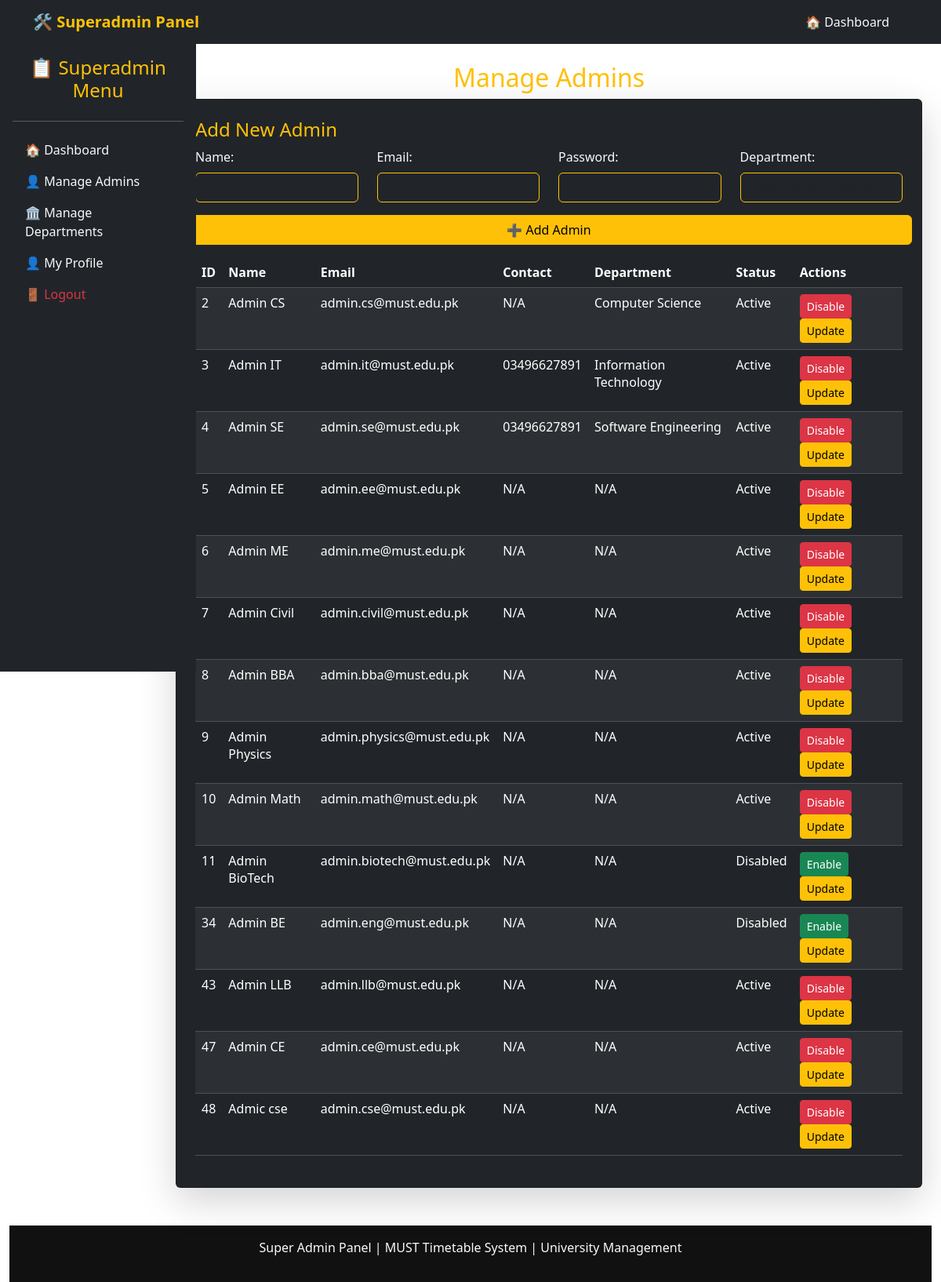
Page /views/superadmin/manage-admins.php (signed in) on the committed database.
### tables this page shows
CREATE TABLE `users` (
  `id` int(11) NOT NULL,
  `name` varchar(255) NOT NULL,
  `email` varchar(255) NOT NULL,
  `password` varchar(255) NOT NULL,
  `role` enum('superadmin','admin','teacher','student') NOT NULL,
  `contact` varchar(255) DEFAULT NULL,
  `profile_pic` varchar(255) DEFAULT 'default-avatar.jpg',
  `created_at` timestamp NOT NULL DEFAULT CURRENT_TIMESTAMP,
  `contact_number` varchar(15) DEFAULT NULL,
  `specialty` varchar(255) DEFAULT NULL,
  `department_id` int(11) DEFAULT NULL,
  `is_active` tinyint(1) DEFAULT '1',
  `roll_no` varchar(20) DEFAULT NULL
);

CREATE TABLE `departments` (
  `id` int(11) NOT NULL,
  `name` varchar(255) NOT NULL,
  `admin_id` int(11) DEFAULT NULL,
  `timetables_created` int(11) DEFAULT '0'
);

### models/UserModel.php (called while the page is built, shortened)
<?php
require_once '../../config/database.php';
class UserModel {
    private $conn;
    public function __construct() {
        global $conn;
        $this->conn = $conn;
    }
    public function getAllUsers() {
        $stmt = $this->conn->prepare("SELECT u.*, d.name AS department_name
                                      FROM users u
                                      LEFT JOIN departments d ON u.department_id = d.id
                                      WHERE u.role = 'admin'");
        $stmt->execute();
        return $stmt->fetchAll(PDO::FETCH_ASSOC);
    }
}
?>

### views/superadmin/manage-admins.php (the view, shortened to what this page needs)
<?php
include '../../components/superadmin-header.php';
require_once '../../controllers/SuperAdminController.php';
require_once '../../models/UserModel.php';
$userModel = new UserModel();
$admins = $userModel->getAllUsers();
?>
<div class="container-fluid">
    <div class="row">
        <div class="col-md-2 p-0">
            <?php include '../../components/sidebar-superadmin.php'; ?>
        </div>
        <div class="col-md-10 p-4">
            <h2 class="text-warning text-center">Manage Admins</h2>
            <div class="card bg-dark text-light p-4 mb-4 shadow-lg">
                <h4 class="text-warning">Add New Admin</h4>
                <form method="POST">
                    <div class="row">
                        <div class="col-md-3">
                            <label class="form-label text-light">Name:</label>
                            <input type="text" name="name" class="form-control bg-dark text-light border-warning" required>
                        </div>
                        <div class="col-md-3">
                            <label class="form-label text-light">Email:</label>
                            <input type="email" name="email" class="form-control bg-dark text-light border-warning" required>
                        </div>
                        <div class="col-md-3">
                            <label class="form-label text-light">Password:</label>
                            <input type="password" name="password" class="form-control bg-dark text-light border-warning" required>
                        </div>
                        <div class="col-md-3">
                            <label class="form-label text-light">Department:</label>
                            <input type="text" name="department_name" class="form-control bg-dark text-light border-warning" placeholder="Enter Department Name">
                        </div>
                    <button type="submit" name="add_user" class="btn btn-warning mt-3 w-100">➕ Add Admin</button>
                </form>
            </div>
            <table class="table table-dark table-striped">
                <thead>
                    <tr>
                        <th>ID</th>
                        <th>Name</th>
                        <th>Email</th>
                        <th>Contact</th>
                        <th>Department</th>
                        <th>Status</th>
                        <th>Actions</th>
                    </tr>
                </thead>
                <tbody>
                    <?php foreach ($admins as $admin): ?>
                        <tr>
                            <td><?= htmlspecialchars($admin['id']) ?></td>
                            <td><?= htmlspecialchars($admin['name']) ?></td>
                            <td><?= htmlspecialchars($admin['email']) ?></td>
                            <td>
                                <?php
                                if (empty($admin['contact'])) {
                                    echo "N/A";
                                } else {
                                    echo htmlspecialchars($admin['contact']);
                                }
                                ?>
                            </td>
                            <td>
                                <?php
                                if (empty($admin['department_name'])) {
                                    echo "N/A";
                                } else {
                                    echo htmlspecialchars($admin['department_name']);
                                }
                                ?>
                            </td>
                            <td><?php echo $admin['is_active'] ? "Active" : "Disabled"; ?></td>
                            <td>
                                <form method="POST" style="display:inline;">
                                    <button type="submit" name="toggle_user" class="btn btn-sm <?php echo $admin['is_active'] ? 'btn-danger' : 'btn-success'; ?>">
                                        <?php echo $admin['is_active'] ? "Disable" : "Enable"; ?>
                                    </button>
                                </form>
                                <button type="button" class="btn btn-sm btn-warning" data-bs-toggle="modal" data-bs-target="#updateModal<?= $admin['id'] ?>">
                                    Update
                                </button>
                            </td>
                        </tr>
                    <?php endforeach; ?>
                </tbody>
            </table>
        </div>
    </div>
</div>
<?php include '../../components/superadmin-footer.php'; ?>

### components/superadmin-header.php (shortened to what this page needs)
<nav class="navbar navbar-expand-lg navbar-dark bg-dark">
    <div class="container">
        <a class="navbar-brand text-warning fw-bold" href="/MUST-Timetable-System/views/superadmin/dashboard.php">🛠️ Superadmin Panel</a>
        <div class="collapse navbar-collapse justify-content-end pe-3" id="navbarNav">
            <ul class="navbar-nav">
                <li class="nav-item">
                    <a class="nav-link text-light" href="/MUST-Timetable-System/views/superadmin/dashboard.php">🏠 Dashboard</a>
                </li>
            </ul>
        </div>
    </div>
</nav>
<link href="https://cdn.jsdelivr.net/npm/bootstrap@5.3.2/dist/css/bootstrap.min.css" rel="stylesheet">

### components/sidebar-superadmin.php (shortened to what this page needs)
<link href="https://cdn.jsdelivr.net/npm/bootstrap@5.3.2/dist/css/bootstrap.min.css" rel="stylesheet">
<div class="d-flex flex-column flex-shrink-0 p-3 bg-dark text-light" style="width: 250px; position: sticky; top: 0; height: 100vh; z-index: 1000;">
    <h4 class="text-warning text-center">📋 Superadmin Menu</h4>
    <hr>
    <ul class="nav flex-column">
        <li class="nav-item">
            <a href="/MUST-Timetable-System/views/superadmin/dashboard.php" class="nav-link text-light">🏠 Dashboard</a>
        </li>
        <li class="nav-item">
            <a href="/MUST-Timetable-System/views/superadmin/manage-admins.php" class="nav-link text-light">👤 Manage Admins</a>
        </li>
        <li class="nav-item">
            <a href="/MUST-Timetable-System/views/superadmin/manage-departments.php" class="nav-link text-light">🏛️ Manage Departments</a>
        </li>
        <li class="nav-item">
            <a href="/MUST-Timetable-System/views/superadmin/profile.php" class="nav-link text-light">👤 My Profile</a>
        </li>
        <li class="nav-item">
            <a href="/MUST-Timetable-System/logout.php" class="nav-link text-danger">🚪 Logout</a>
        </li>
    </ul>
</div>

### components/superadmin-footer.php (shortened to what this page needs)
<footer class="text-center text-light p-3" style="background-color: #111;">
    <p>Super Admin Panel | MUST Timetable System | University Management</p>
</footer>
<link href="https://cdn.jsdelivr.net/npm/bootstrap@5.3.2/dist/css/bootstrap.min.css" rel="stylesheet">

### rows in the picture
users: id "2", name "Admin CS", email "admin.cs@must.edu.pk", shows "N/A", department.name "Computer Science", is_active "Active"
users: id "3", name "Admin IT", email "admin.it@must.edu.pk", contact "03496627891", department.name "Information Technology", is_active "Active"
users: id "4", name "Admin SE", email "admin.se@must.edu.pk", contact "03496627891", department.name "Software Engineering", is_active "Active"
users: id "5", name "Admin EE", email "admin.ee@must.edu.pk", shows "N/A", is_active "Active"
users: id "6", name "Admin ME", email "admin.me@must.edu.pk", shows "N/A", is_active "Active"
users: id "7", name "Admin Civil", email "admin.civil@must.edu.pk", shows "N/A", is_active "Active"
users: id "8", name "Admin BBA", email "admin.bba@must.edu.pk", shows "N/A", is_active "Active"
users: id "9", name "Admin Physics", email "admin.physics@must.edu.pk", shows "N/A", is_active "Active"
users: id "10", name "Admin Math", email "admin.math@must.edu.pk", shows "N/A", is_active "Active"
users: id "11", name "Admin BioTech", email "admin.biotech@must.edu.pk", shows "N/A", is_active "Disabled"
users: id "34", name "Admin BE", email "admin.eng@must.edu.pk", shows "N/A", is_active "Disabled"
users: id "43", name "Admin LLB", email "admin.llb@must.edu.pk", contact "N/A", is_active "Active"
users: id "47", name "Admin CE", email "admin.ce@must.edu.pk", contact "N/A", is_active "Active"
users: id "48", name "Admic cse", email "admin.cse@must.edu.pk", contact "N/A", is_active "Active"
